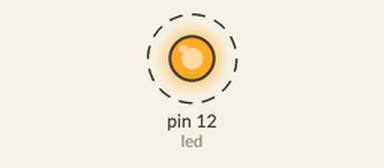
Recording of a sketch running on a simulated Arduino Uno, built with avr-gcc and run on an emulated ATmega328P. On the bench: output pins drawn as LEDs (lit = HIGH). Dashed ring = blinking.

Above: at 0.2 s.
Timing chart, 0 to 4.6 s (numbered marks = the images above):
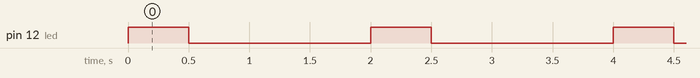

Measured:
- by itself, pin 12 (led): alternates HIGH for 0.50 s and LOW for 1.5 s

The sketch:

q1.ino
```cpp
const int led = 12;
void setup() {
  // put your setup code here, to run once:
pinMode(led , OUTPUT);
}

void loop() {
  // put your main code here, to run repeatedly:
digitalWrite(led , HIGH);
delay(500);
digitalWrite(led , LOW);
delay(1500);
}
```
